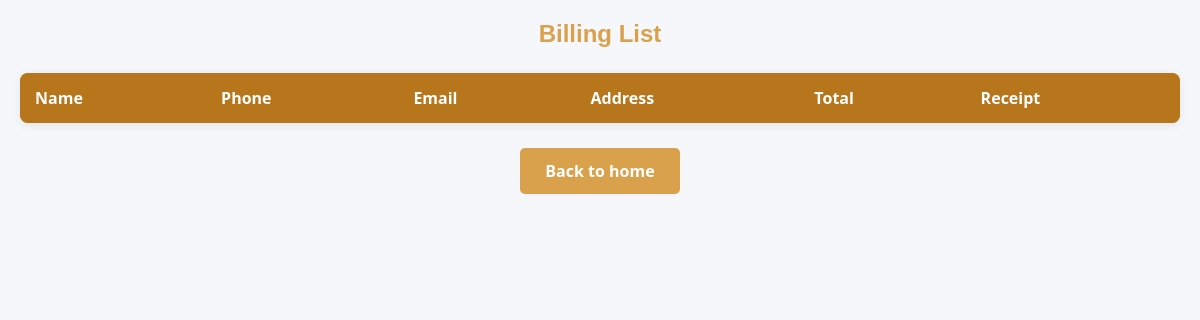
Before: /billing_list/ with the older database file.
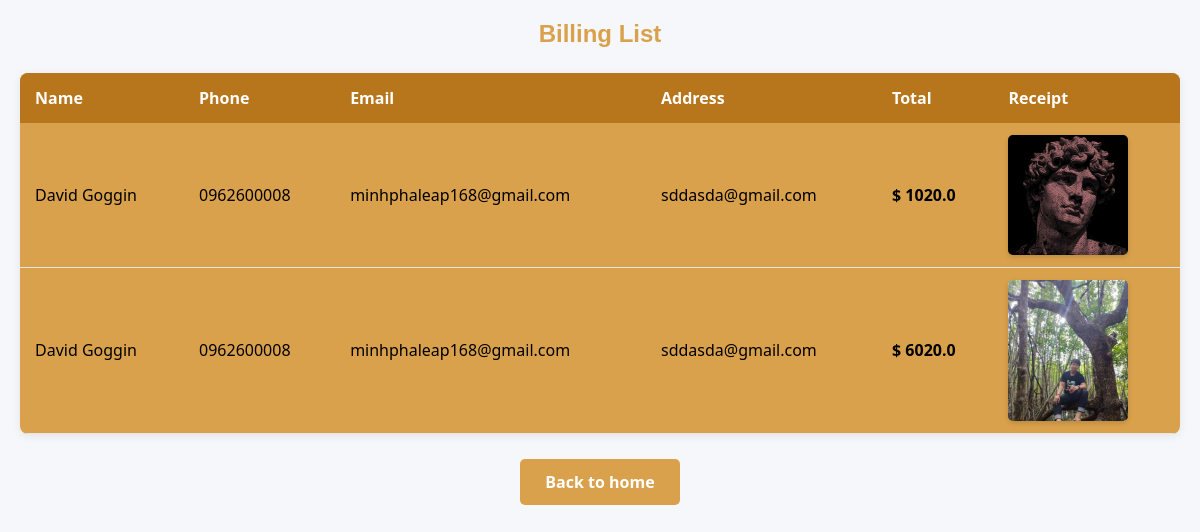
After: the same page with the newer database file.
### accounts/models.py (models this page shows, shortened)
class BillingDetail(models.Model):
    first_name = models.CharField(max_length=100)
    last_name = models.CharField(max_length=100)
    country = models.CharField(max_length=100)
    address = models.CharField(max_length=255)
    town = models.CharField(max_length=100)
    postcode = models.CharField(max_length=20)
    phone = models.CharField(max_length=20)
    email = models.EmailField()
    qr_code_image = models.ImageField(upload_to='qrcodes/', null=True, blank=True)
    total = models.FloatField()

### accounts/views.py (the view)
# urls.py: path('billing_list/', views.billing_list, name='billing_list'),
def billing_list(request):
    billings = BillingDetail.objects.all()
    return render(request, 'furniture/BillingList.html', {'billings': billings})

### accounts/context_processors.py (called while the page is built)
def cart_context(request):
    cart = request.session.get('cart', {})
    total_items = sum(item['qty'] for item in cart.values())
    total_price = sum(item['qty'] * item['price'] for item in cart.values())
    return {
        'navbar_cart': cart,
        'navbar_cart_count': total_items,
        'navbar_cart_total': total_price,
    }

### accounts/templates/furniture/BillingList.html (shortened to what this page needs)
{% load static %}
<h2>Billing List</h2>
<table>
  <tr>
    <th>Name</th>
    <th>Phone</th>
    <th>Email</th>
    <th>Address</th>
    <th>Total</th>
    <th>Receipt</th>
  </tr>
  {% for bill in billings %}
  <tr>
    <td>{{ bill.first_name }} {{ bill.last_name }}</td>
    <td>{{ bill.phone }}</td>
    <td>{{ bill.email }}</td>
    <td>{{ bill.address }}</td>
    <td><strong>$ {{ bill.total }}</strong></td>
    <td>
      {% if bill.qr_code_image %}
      <img
        src="{{ bill.qr_code_image.url }}"
        width="120"
        alt="Receipt QR Code"
      />
      {% else %}
      <span style="color: gray;">No QR Code</span>
      {% endif %}
    </td>
  </tr>
  {% endfor %}
</table>
<div style="text-align: center;">
  <a class="back-btn" href="{% url 'indexFur' %}">Back to home</a>
</div>

Changed rows visible on the page:
added BillingDetail: first_name "David", last_name "Goggin", phone "0962600008", email "minhphaleap168@gmail.com", address "sddasda@gmail.com", total "1020.0", qr_code_image (picture)
added BillingDetail: first_name "David", last_name "Goggin", phone "0962600008", email "minhphaleap168@gmail.com", address "sddasda@gmail.com", total "6020.0", qr_code_image (picture)
